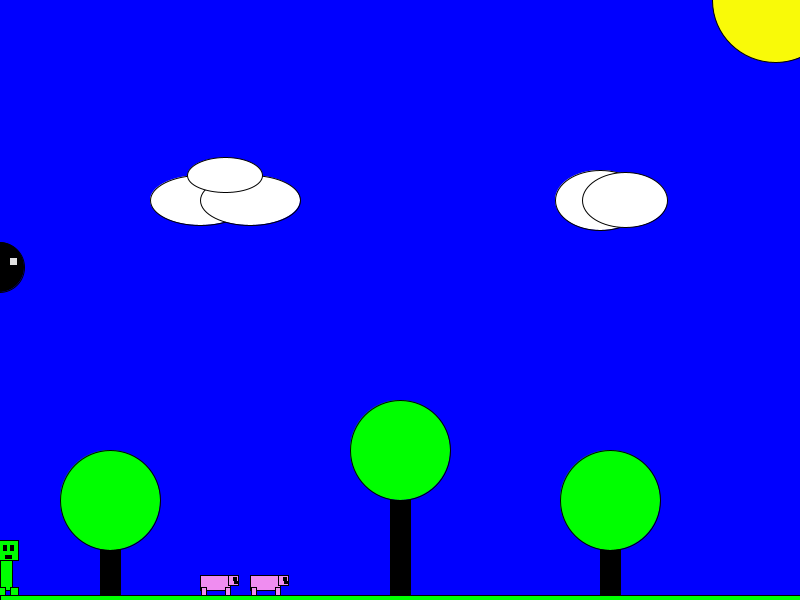
Frame 1 (no input)
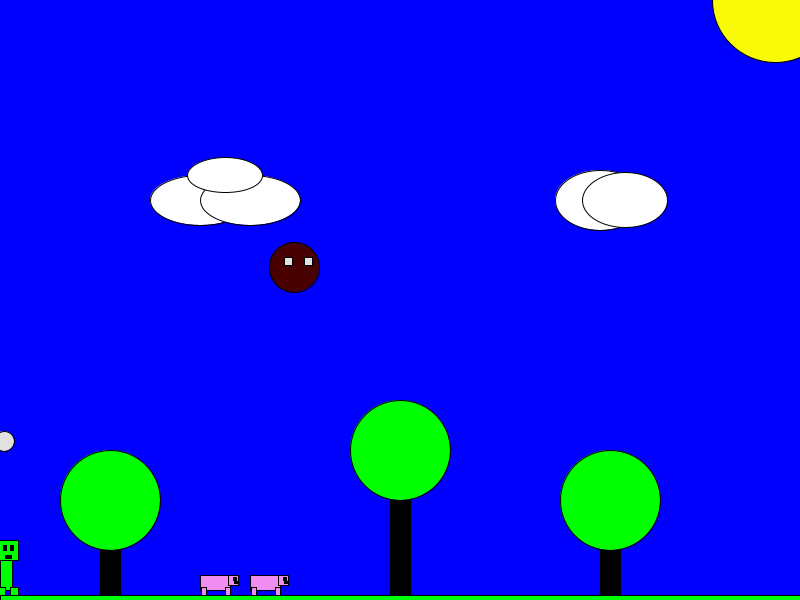
Frame 60 (the mouse pressed at the canvas centre just before this capture)
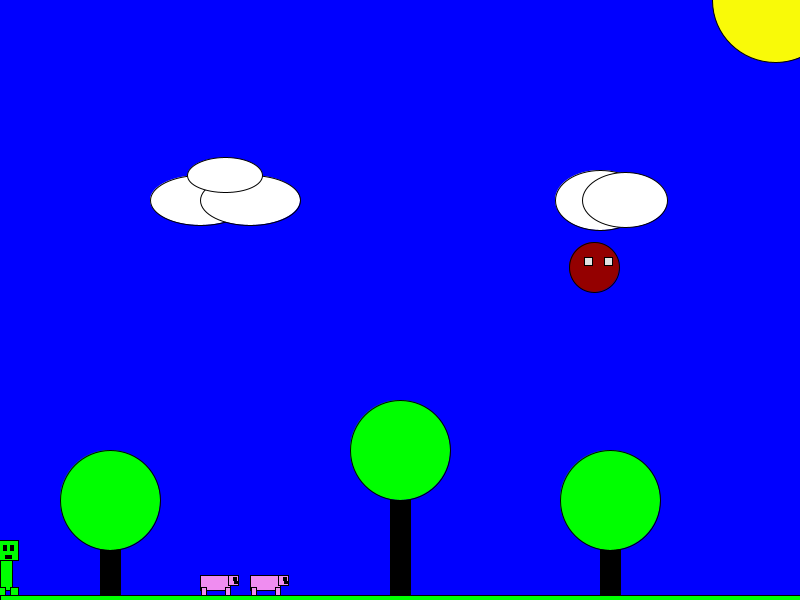
Frame 120 (the mouse held since frame 60 and released just before this capture)

The Processing sketch that drew these frames (run headless with seeded random() and noise(); from frame 60 on, the mouse is pressed at the canvas centre):

// Processing sketch: processing_103734
// ── processing_103734.pde

float treeXPosition = 600.0;
int launchPosition = -1;
int altitude = 0;
int explosionPosition = -1;
int pig1Position = 200;
int pig2Position = 250;
int birdAltitude = (int)random(25, 400);
int poop = birdAltitude;
int birdPosition = -1;
int birdPositionMax = 800;
int score = 0;
int cPosition = 0;
int poopPosition = -1;
void keyPressed() {
  if (key == ' ') {
    explosionPosition = cPosition;
    if ((explosionPosition >= (pig1Position - 100)) && (explosionPosition <= (pig1Position + 100))) {
      pig1Position = 900;
    }
    if ((explosionPosition >= (pig2Position - 100)) && (explosionPosition <= (pig2Position + 100))) {
      pig2Position = 900;
    }
    //setup ();
    fill (252, 98, 8);
    ellipse (explosionPosition, 575, 100, 100);
    //frameRate (.1);
  } 
  else if ((key == 'f') && (launchPosition < 0)) {
    launchPosition = cPosition;
    altitude = 555;
    rect (mouseX, 565, 15, 15);
  }
  else if (key == 'd') {
    if (cPosition < pig1Position && cPosition < pig2Position)
    {
      cPosition = cPosition + 5;
    }
  }
  else if (key == 'a')
  {
    cPosition = cPosition - 5;
  } 
  else {
    explosionPosition = -1;
  }
}
void drawTree(float xPosition)
{
  fill (0, 0, 0);
  rect (xPosition, 475, 20, 125);
  fill (0, 255, 0);
  ellipse (xPosition + 10, 500, 100, 100);
}
void mine () {
  int mineSpawn1 = (int) random (800);
  rect (mineSpawn1, 590, 20, 10);
}
void setup()
{
  noCursor ();
  size (800, 600);
  background(0, 0, 300);
  drawTree(100);
  fill (0, 255, 0);
  ellipse (400, 450, 100, 100);
  fill (0, 0, 0);
  rect (390, 500, 20, 200);
  fill (255, 255, 255);
  ellipse (200, 200, 100, 50);
  ellipse (250, 200, 100, 50);
  ellipse (225, 175, 75, 35);
  fill (0, 255, 0);
  fill (0, 0, 0);
  rect (treeXPosition, 475, 20, 125);
  fill (0, 255, 0);
  ellipse (treeXPosition + 10, 500, 100, 100);
  rect (0, 595, 800, 15);
  drawPiggy (pig1Position);
  drawPiggy (pig2Position);
  fill (249, 250, 8);
  ellipse (775, 0, 125, 125);
  drawCloud (600, 200, 90, 60);
}

void draw () {
if (explosionPosition != -1) {
    return; 
  }
  creeper(cPosition);

  if ((poopPosition < 0) && (cPosition <= birdPosition)) {
    poopPosition = birdPosition;
    poop = birdAltitude;
  }
  


  if (launchPosition >= 0) {
    float r = random (225);
    float g = random (225);
    float b = random (225);
    fill (r, g, b);
    ellipse (launchPosition, altitude, 20, 20);
    altitude = altitude - 5;
    if (altitude < 0) {
      launchPosition = -1;
    }
  }
  if (birdPosition >= birdPositionMax) {
    birdPosition = 0;
    birdAltitude= (int)random(20, 80);
    birdAltitude= birdAltitude*5;
    if (poop > 600) {
      poopPosition = -1;
    }
  }

  fill (birdPosition/4, 0, 0);
  ellipse (birdPosition, birdAltitude, 50, 50);
  fill (225, 225, 225);
  rect (birdPosition + 10, birdAltitude - 10, 8, 8);
  rect (birdPosition - 10, birdAltitude - 10, 8, 8);
  birdPosition = birdPosition + 5;
  if (launchPosition >= ((birdPosition - 50)) && ((launchPosition <= (birdPosition + 50)) && ((altitude == (birdAltitude)))))
  {
    fill (255, 0, 0);
    ellipse (birdPosition, birdAltitude, 100, 100);
    birdAltitude = birdAltitude -50;
    birdPosition = 0;
    altitude = -40;
    score = score + 1;
  }

  if (score == 3) {
    fill (0);
    textSize (50);
    text("SSSSSssss... good jawb!!!", 100, 300);
    text("To continue hit another bird", 100, 350);
  }
  if (poopPosition >= 0) {

    ellipse (poopPosition, poop, 20, 20);
    poop = poop + 3;
  }
  if ((poopPosition <= (cPosition + 10)) && (poopPosition >= (cPosition + 10)) && (poop == 587)) {
    ellipse (400, 300, 400, 400);
  }
}  

void creeper (float cPosition) {
  setup ();
  fill(0, 255, 0);
  rect (cPosition, 550, 12, 40);
  rect (cPosition - 3, 587, 8, 8);
  rect (cPosition + 10, 587, 8, 8);
  rect (cPosition - 2, 540, 20, 20);
  fill (0, 0, 0);
  rect (cPosition + 3, 545, 3, 5);
  rect (cPosition + 10, 545, 3, 5);
  rect (cPosition + 5, 555, 6, 3);
}
void drawCloud(float xPosition, float yPosition, float cloudwidth, float cloudheight)
{
  fill (255, 255, 255);
  ellipse (xPosition, yPosition, cloudwidth, cloudheight);
  ellipse (xPosition + 25, yPosition, cloudwidth - 5, cloudheight - 5);
}
void drawPiggy (float xPos)
{
  if (xPos >= 0) {
    fill (239, 141, 240);
    rect (xPos, 575, 30, 15);
    rect (xPos + 1, 587, 5, 8);
    rect (xPos + 25, 587, 5, 8);
    rect (xPos + 28, 575, 10, 10);
    fill (0, 0, 0);
    rect (xPos + 33, 577, 3, 3);
    rect (xPos + 34, 581, 4, 2);
  }
}
